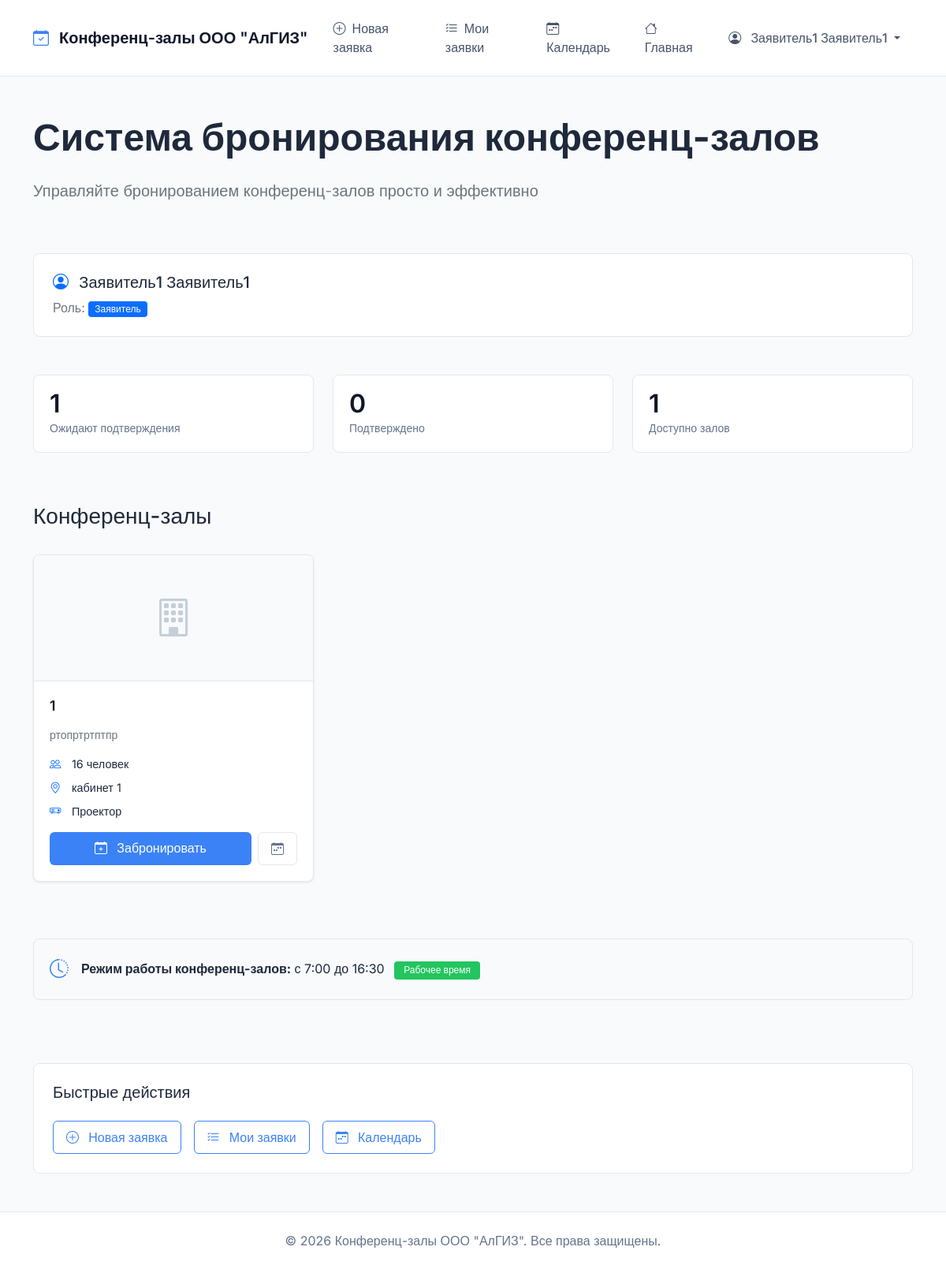
Before: / (signed in) with the older database file.
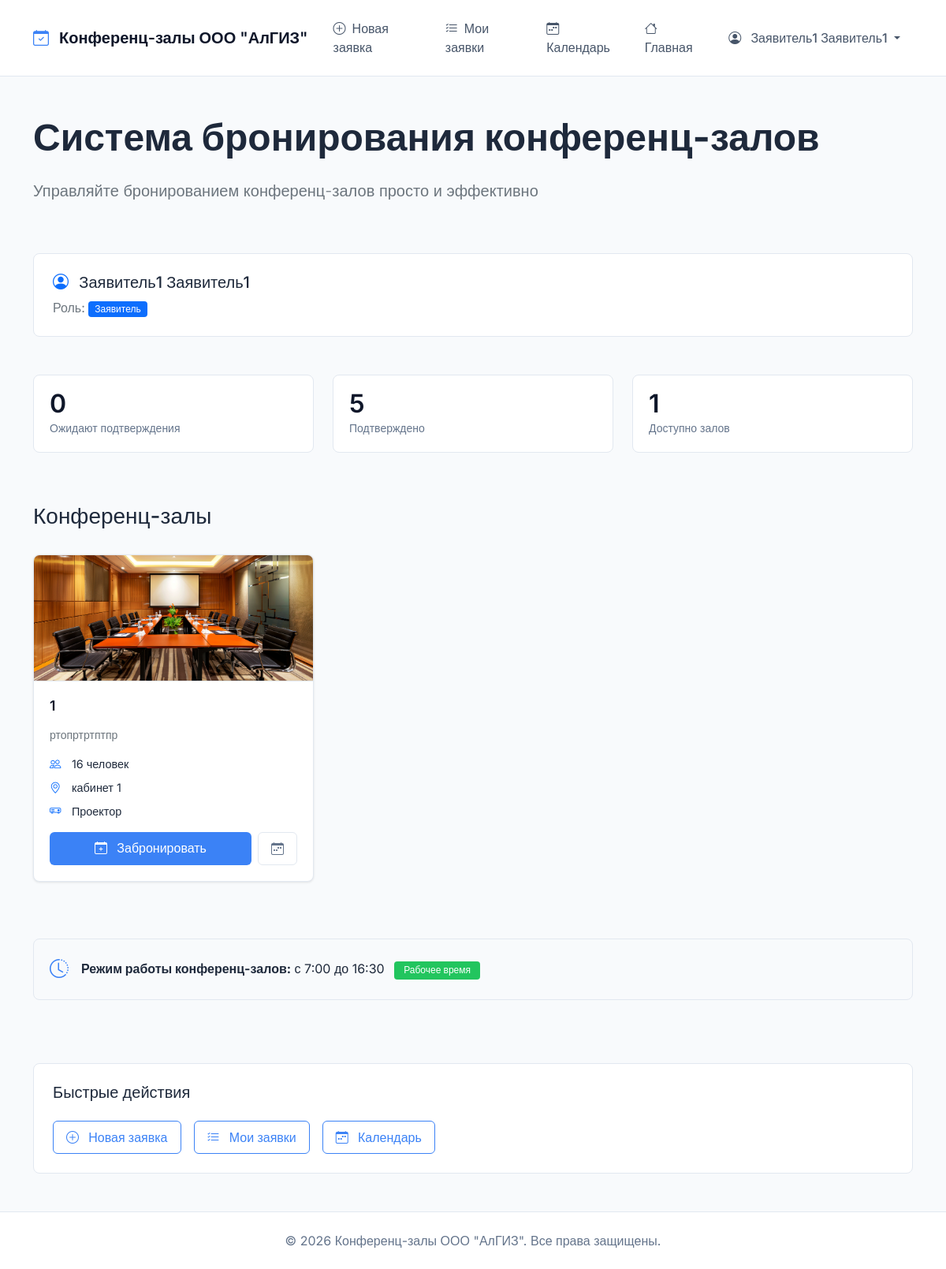
After: the same page with the newer database file.
### bookings/models.py (models this page shows, shortened)
class ConferenceRoom(models.Model):
    name = models.CharField(max_length=100, verbose_name="Название")
    capacity = models.PositiveIntegerField(verbose_name="Вместимость")
    location = models.CharField(max_length=200, verbose_name="Местоположение")
    description = models.TextField(blank=True, verbose_name="Описание")
    has_projector = models.BooleanField(default=False, verbose_name="Проектор")
    has_video_conference = models.BooleanField(default=False, verbose_name="Видеоконференция")
    has_whiteboard = models.BooleanField(default=False, verbose_name="Доска")
    is_active = models.BooleanField(default=True, verbose_name="Активен")
    image = models.ImageField(upload_to='rooms/', blank=True, null=True, verbose_name="Изображение")
    created_at = models.DateTimeField(auto_now_add=True, verbose_name="Дата создания")
    updated_at = models.DateTimeField(auto_now=True, verbose_name="Дата обновления")
    class Meta:
        verbose_name = "Конференц-зал"
        verbose_name_plural = "Конференц-залы"
        ordering = ['name']

### bookings/views.py (the view)
# urls.py: path('', views.index, name='index'),
@any_role_required
def index(request):
    rooms = ConferenceRoom.objects.filter(is_active=True)
    context = {
        'rooms': rooms,
        'total_rooms': rooms.count(),
        'booking_settings': settings.BOOKING_SETTINGS,
        'now': timezone.now(),
    }
    if request.user.is_authenticated:
        if request.user.role == 'requester':
            context['my_pending_bookings'] = Booking.objects.filter(
                requester=request.user,
                status='pending'
            ).count()
            context['my_approved_bookings'] = Booking.objects.filter(
                requester=request.user,
                status='approved'
            ).count()
        elif request.user.role == 'moderator':
            context['pending_bookings_count'] = Booking.objects.filter(status='pending').count()
            context['total_users'] = User.objects.filter(is_active=True).count()
        elif request.user.role == 'employee':
            today = timezone.now().date()
            context['today_bookings'] = Booking.objects.filter(
                status='approved',
                start_time__date=today
            ).count()
    return render(request, 'bookings/index.html', context)

### bookings/models.py (called while the page is built)
    def get_full_name(self):
        if self.first_name and self.last_name:
            return f"{self.first_name} {self.last_name}"
        return self.username

### bookings/templates/bookings/index.html (shortened to what the changed rows need)
{% extends 'bookings/base.html' %}
{% load static %}
{% block content %}
<div class="row mb-5">
    <div class="col-12">
        <h1 class="display-5 fw-bold mb-4">
            Система бронирования конференц-залов
        </h1>
    </div>
</div>
{% if user.is_authenticated %}
    <div class="row mb-5">
        {% if user.role == 'requester' %}
            <div class="col-md-4 mb-3">
                <div class="stat-card">
                    <div class="stat-value">{{ my_pending_bookings|default:0 }}</div>
                    <div class="stat-label">Ожидают подтверждения</div>
                </div>
            </div>
            <div class="col-md-4 mb-3">
                <div class="stat-card">
                    <div class="stat-value">{{ my_approved_bookings|default:0 }}</div>
                    <div class="stat-label">Подтверждено</div>
                </div>
            </div>
            <div class="col-md-4 mb-3">
                <div class="stat-card">
                    <div class="stat-value">{{ total_rooms }}</div>
                    <div class="stat-label">Доступно залов</div>
                </div>
            </div>
        {% endif %}
    </div>
{% endif %}
<div class="row">
    {% for room in rooms %}
        <div class="col-md-6 col-lg-4 mb-4">
            <div class="card room-card h-100">
                {% if room.image %}
                    <img src="{{ room.image.url }}" class="card-img-top" alt="{{ room.name }}">
                {% else %}
                    <div class="room-image-placeholder">
                        <i class="bi bi-building"></i>
                    </div>
                {% endif %}
                <div class="card-body">
                    <h5 class="card-title fw-semibold mb-3">{{ room.name }}</h5>
                    <p class="text-secondary small mb-3">{{ room.description|truncatewords:15 }}</p>
                    <div class="room-features mb-3">
                        <div class="d-flex align-items-center mb-2">
                            <i class="bi bi-people text-primary me-2"></i>
                            <span>{{ room.capacity }} человек</span>
                        </div>
                        <div class="d-flex align-items-center mb-2">
                            <i class="bi bi-geo-alt text-primary me-2"></i>
                            <span>{{ room.location }}</span>
                        </div>
                        {% if room.has_projector %}
                        <div class="d-flex align-items-center mb-2">
                            <i class="bi bi-projector text-primary me-2"></i>
                            <span>Проектор</span>
                        </div>
                        {% endif %}
                    </div>
                    <div class="d-flex gap-2">
                        {% if user.is_authenticated %}
                            {% if user.role == 'requester' %}
                                <a href="{% url 'bookings:create_booking' %}?room={{ room.id }}"
                                   class="btn btn-primary flex-grow-1">
                                    <i class="bi bi-calendar-plus me-2"></i>
                                    Забронировать
                                </a>
                                <a href="{% url 'bookings:schedule' %}?room={{ room.id }}"
                                   class="btn btn-outline-secondary">
                                    <i class="bi bi-calendar-week"></i>
                                </a>
                            {% elif user.role == 'employee' %}
                                <a href="{% url 'bookings:room_schedule' room.id %}"
                                   class="btn btn-outline-primary w-100">
                                    <i class="bi bi-calendar-week me-2"></i>
                                    Расписание
                                </a>
                            {% endif %}
                        {% else %}
                            <a href="{% url 'bookings:login' %}?next={% url 'bookings:create_booking' %}"
                               class="btn btn-primary w-100">
                                <i class="bi bi-box-arrow-in-right me-2"></i>
                                Войдите для бронирования
                            </a>
                        {% endif %}
                    </div>
                </div>
            </div>
        </div>
    {% endfor %}
</div>
{% endblock %}

Changed rows visible on the page:
changed ConferenceRoom "кабинет 1": image: picture added
Other visible differences:
{{ my_pending_bookings|default:0 }}: "1" → "0"
{{ my_approved_bookings|default:0 }}: "0" → "5"
